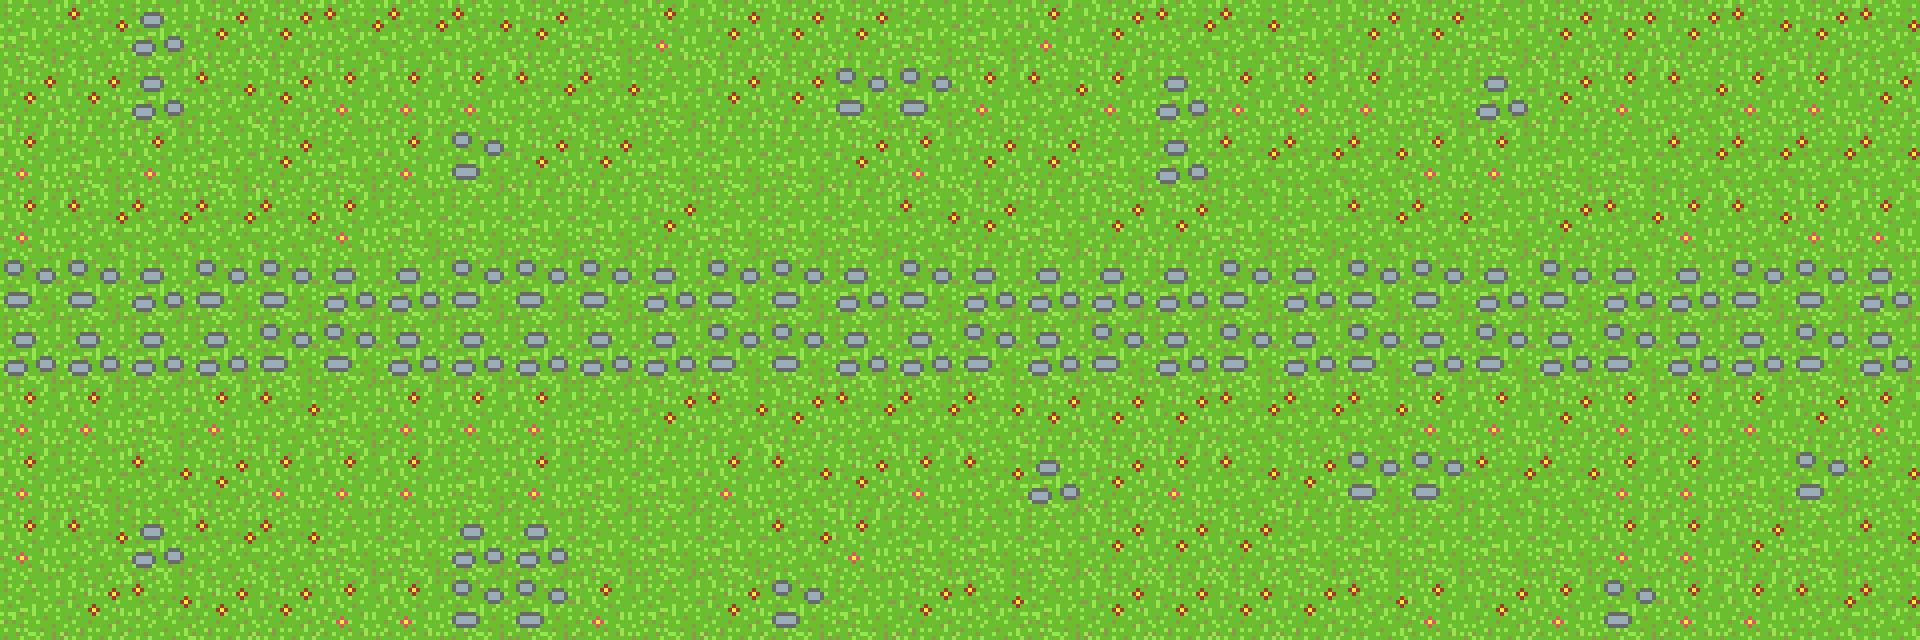

Below is a game level as drawn by its tile map, then a one-line description and the .tmx that defines it (tile-layer data replaced by summaries):
An orthogonal 30x10 tile map with 64x64 px tiles, 1 tile layer (background), 2 tilesets.

<map version="1.0" orientation="orthogonal" width="30" height="10" tilewidth="64" tileheight="64">
 <tileset firstgid="1" name="grass" tilewidth="64" tileheight="64">
  <image source="grass.png" width="128" height="128" />
 </tileset>
 <tileset firstgid="5" name="road" tilewidth="64" tileheight="64">
  <image source="road.png" width="128" height="64" />
 </tileset>
 <layer name="background" width="30" height="10">
  <data>[300 cells, 300 non-empty, 6 distinct tile ids]</data>
 </layer>
</map>